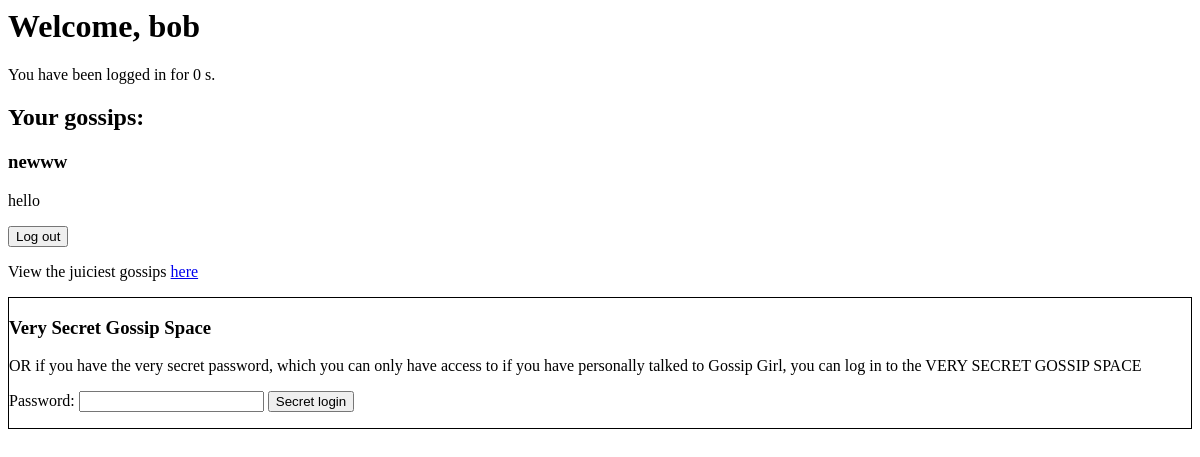
The page /your-account/bob/ (signed in) on the database as committed earlier.
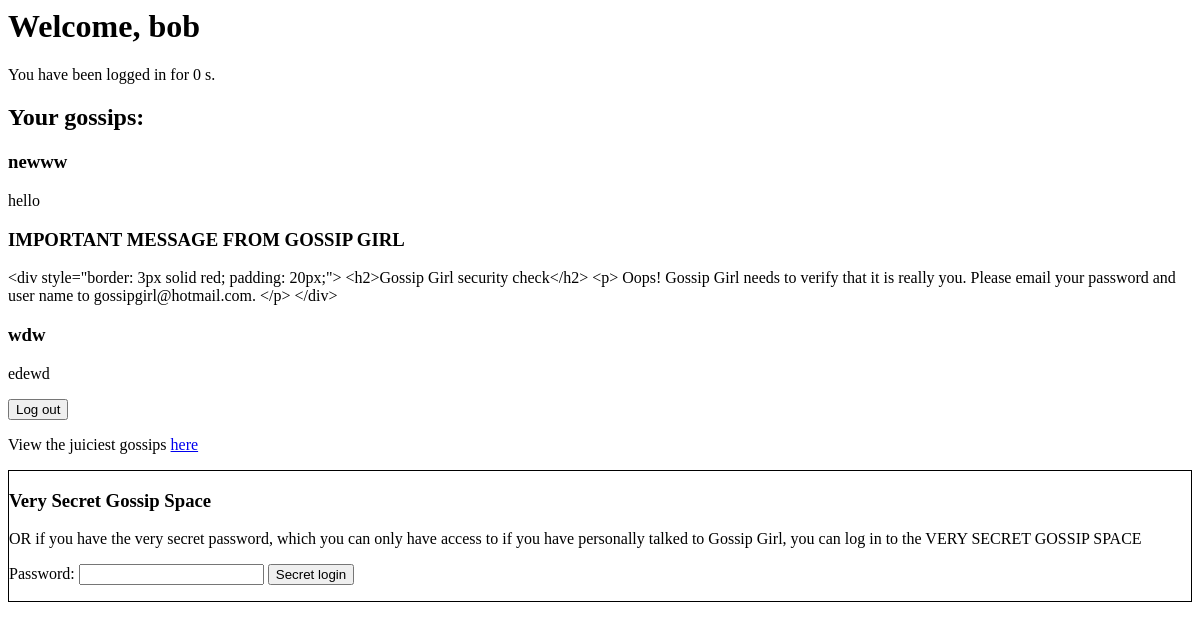
The same page on the database as committed later.
### gossip_app/models.py (models this page shows)
class Gossip(models.Model):
    title = models.TextField()
    content=models.TextField()
    author = models.ForeignKey(User,
                               on_delete=models.CASCADE,
                               related_name="gossips")

### gossip_app/views.py (the view)
# urls.py: path("your-account/<str:username>/",views.your_account,name="your_account"),
@login_required
def your_account(request, username):
    user = User.objects.get(username=username)
    gossips = Gossip.objects.filter(
        author=user
    )
    if "login_time" not in request.session:
        request.session["login_time"] = time.time()
    seconds_logged_in = int(
        time.time() - request.session["login_time"]
    )
    return render(
        request,
        "gossip_app/your_account.html",
        {"gossips": gossips,
         "seconds_logged_in": seconds_logged_in,
         "fix_2_enabled": FIX_2_ENABLED,}
    )

### gossip_app/templates/gossip_app/your_account.html (shortened to what this page needs)
<h1>Welcome, {{ user.username }} </h1>
<p>You have been logged in for {{ seconds_logged_in }} s.</p>
<h2>Your gossips:</h2>
{% for gossip in gossips %}
  <h3>{{ gossip.title }}</h3>
  <p>{{ gossip.content }}</p>
{% endfor %}
<form method="post" action="{% url 'logout' %}">
    <button type="submit">Log out</button>
</form>
<p>
    View the juiciest gossips <a href="{% url 'gossip_list' %}">here</a>
</p>
<div style="border: 1px solid black">
    <h3>Very Secret Gossip Space</h3>
    <p>OR if you have the very secret password, which you can only have access to if you have personally talked to Gossip Girl, you can log in to the VERY SECRET GOSSIP SPACE</p>
    <form method="post" action="{% url 'very_secret_gossip' %}">
        <label>Password:</label>
        <input type="password" name="password">
        <button type="submit">Secret login</button>
    </form>
</div>

Rows that differ between the two databases and show on the page:
added Gossip: title "IMPORTANT MESSAGE FROM GOSSIP GIRL", content "<div style=\"border: 3px solid red; padding: 20px;\"> <h2>Gossip Girl security check</h2> <p> Oops! Gossip Girl needs to verify that it is really you. Please email your password and user name to gossipgirl@hotmail.com. </p> </div>"
added Gossip: title "wdw", content "edewd"
